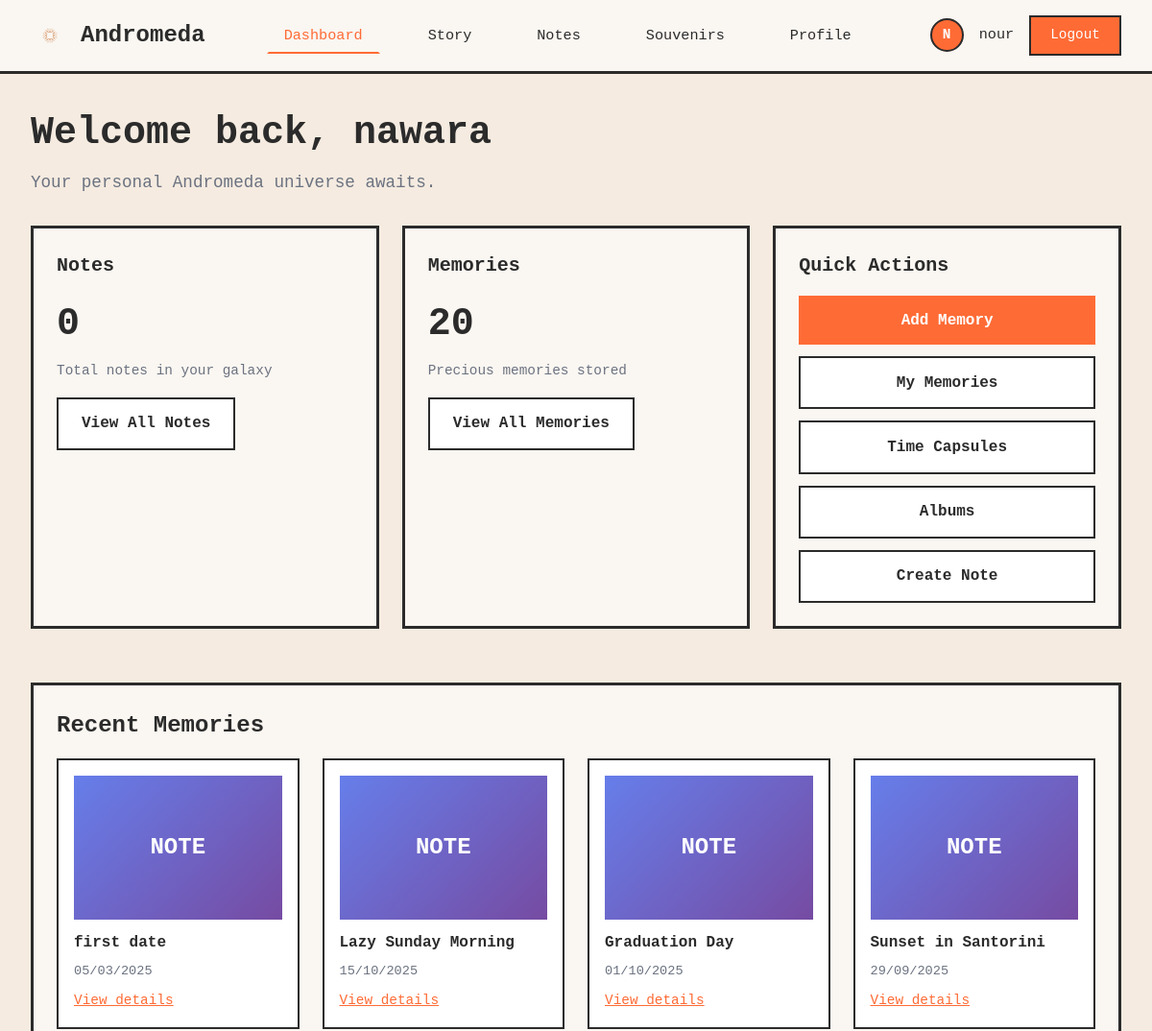
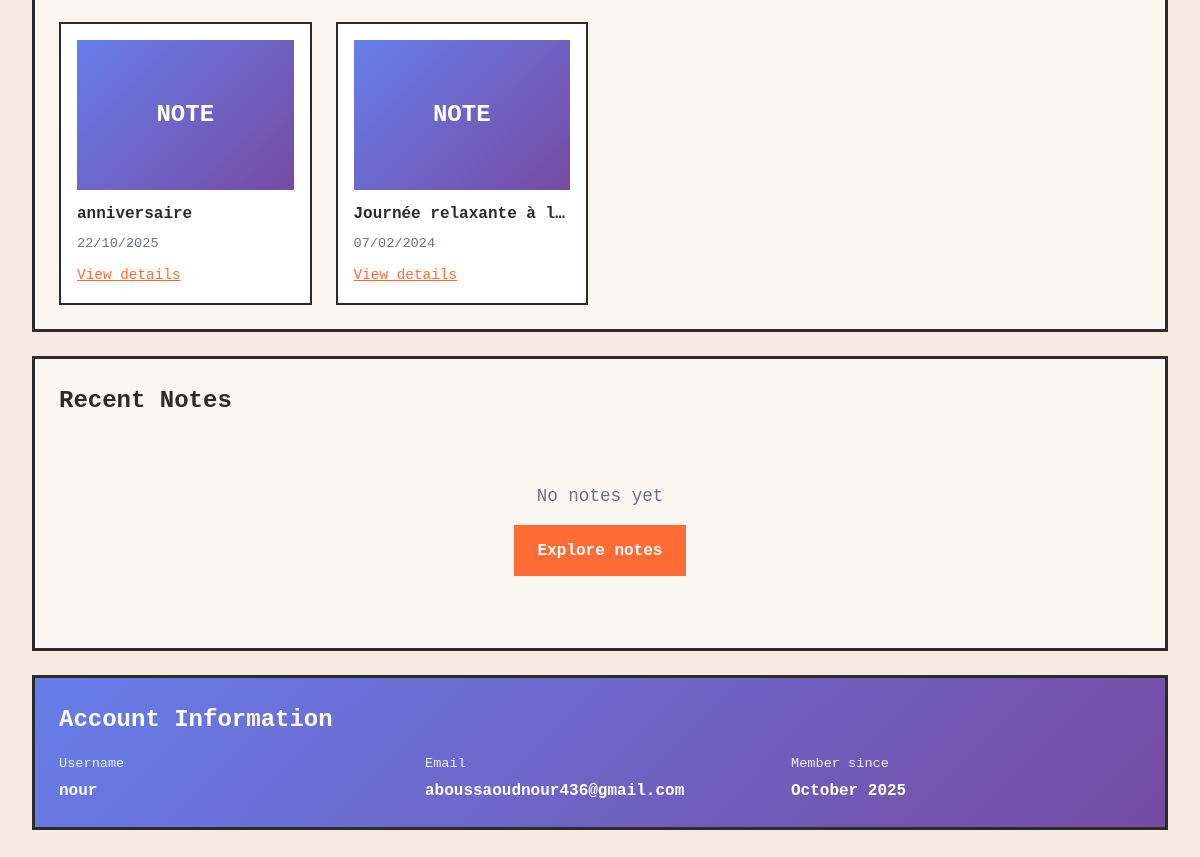
The page /dashboard/ (signed in) on the database its author committed (2 pictures, top to bottom).
### core/models.py (models this page shows, shortened)
class User(AbstractUser):
    avatar_url = models.URLField(blank=True, null=True)
    groups = models.ManyToManyField(
        'auth.Group',
        verbose_name='groups',
        blank=True,
        help_text='The groups this user belongs to.',
        related_name='core_users',
        related_query_name='core_user',
    )
    user_permissions = models.ManyToManyField(
        'auth.Permission',
        verbose_name='user permissions',
        blank=True,
        help_text='Specific permissions for this user.',
        related_name='core_users',
        related_query_name='core_user',
    )

class Souvenir(models.Model):
    EMOTION_CHOICES = [
        ('joy', 'Joy'),
        ('sadness', 'Sadness'),
        ('nostalgia', 'Nostalgia'),
        ('gratitude', 'Gratitude'),
        ('excitement', 'Excitement'),
        ('peace', 'Peace'),
        ('love', 'Love'),
        ('surprise', 'Surprise'),
        ('pride', 'Pride'),
        ('neutral', 'Neutral'),
    ]
    THEME_CHOICES = [
        ('family', 'Family'),
        ('travel', 'Travel'),
        ('work', 'Work'),
        ('friends', 'Friends'),
        ('achievement', 'Achievement'),
        ('celebration', 'Celebration'),
        ('nature', 'Nature'),
        ('learning', 'Learning'),
        ('other', 'Other'),
    ]
    id = models.UUIDField(primary_key=True, default=uuid.uuid4, editable=False)
    utilisateur = models.ForeignKey('User', on_delete=models.CASCADE, related_name='souvenirs')
    titre = models.CharField(max_length=200, help_text="Memory title")
    description = models.TextField(help_text="Detailed description of the memory")
    date_evenement = models.DateField(help_text="Date of the event")
    photo = models.ImageField(upload_to='souvenirs/photos/%Y/%m/', blank=True, null=True)
    video = models.FileField(upload_to='souvenirs/videos/%Y/%m/', blank=True, null=True)
    emotion = models.CharField(max_length=50, choices=EMOTION_CHOICES, default='neutral', help_text="Primary emotion")
    theme = models.CharField(max_length=50, choices=THEME_CHOICES, default='other', help_text="Memory theme")
    lieu = models.CharField(max_length=200, blank=True, default='', help_text="Location of the memory")
    personnes_presentes = models.CharField(max_length=500, blank=True, default='', help_text="People present (comma-separated)")
    tags_personnalises = models.JSONField(default=list, blank=True, help_text="User-defined custom tags")
    is_favorite = models.BooleanField(default=False, help_text="Mark as favorite")
    is_public = models.BooleanField(default=False, help_text="Make publicly visible")
    ai_summary = models.TextField(blank=True, default='', help_text="AI-generated summary")
    ai_emotion_detected = models.CharField(max_length=50, blank=True, default='', help_text="AI-detected emotion")
    ai_tags = models.JSONField(default=list, blank=True, help_text="AI-generated tags")
    ai_analyzed = models.BooleanField(default=False, help_text="Has been analyzed by AI")
    ai_analysis_date = models.DateTimeField(null=True, blank=True, help_text="Date of AI analysis")
    created_at = models.DateTimeField(auto_now_add=True)
    updated_at = models.DateTimeField(auto_now=True)
    class Meta:
        ordering = ['-date_evenement']
        verbose_name = 'Memory'
        verbose_name_plural = 'Memories'
        indexes = [
            models.Index(fields=['-date_evenement']),
            models.Index(fields=['utilisateur', '-created_at']),
            models.Index(fields=['is_favorite']),
        ]

### core/views.py (the view)
# urls.py: path('dashboard/', views.dashboard, name='dashboard'),
@login_required
def dashboard(request):
    notes_count = Note.objects.filter(owner=request.user).count()
    souvenirs_count = Souvenir.objects.filter(utilisateur=request.user).count()
    recent_souvenirs = Souvenir.objects.filter(utilisateur=request.user).order_by('-created_at')[:6]
    recent_notes = Note.objects.filter(owner=request.user).order_by('-created_at')[:5]
    context = {
        'notes_count': notes_count,
        'souvenirs_count': souvenirs_count,
        'recent_souvenirs': recent_souvenirs,
        'recent_notes': recent_notes,
    }
    return render(request, 'core/dashboard.html', context)

### core/templates/core/dashboard.html (shortened to what this page needs)
{% extends "core/dashboard_base.html" %}
{% block content %}
<div style="margin-bottom: 2rem;">
    <h1 style="font-size: 2.5rem; font-weight: bold; margin-bottom: 0.5rem;">Welcome back, {{ user.get_full_name|default:user.username }}</h1>
    <p style="color: var(--text-gray); font-size: 1.1rem;">Your personal Andromeda universe awaits.</p>
</div>
<div style="display: grid; grid-template-columns: repeat(auto-fit, minmax(280px, 1fr)); gap: 1.5rem; margin-bottom: 2rem;">
    <div class="card">
        <div style="display: flex; justify-content: space-between; align-items: start; margin-bottom: 1rem;">
            <h3 style="font-size: 1.25rem; font-weight: bold;">Notes</h3>
        </div>
        <p style="font-size: 2.5rem; font-weight: bold; margin-bottom: 0.5rem;">{{ notes_count }}</p>
        <p style="color: var(--text-gray); font-size: 0.9rem;">Total notes in your galaxy</p>
        <a href="{% url 'core:index' %}" class="btn-secondary" style="margin-top: 1rem; text-align: center;">View All Notes</a>
    </div>
    <div class="card">
        <div style="display: flex; justify-content: space-between; align-items: start; margin-bottom: 1rem;">
            <h3 style="font-size: 1.25rem; font-weight: bold;">Memories</h3>
        </div>
        <p style="font-size: 2.5rem; font-weight: bold; margin-bottom: 0.5rem;">{{ souvenirs_count }}</p>
        <p style="color: var(--text-gray); font-size: 0.9rem;">Precious memories stored</p>
        <a href="{% url 'core:liste_souvenirs' %}" class="btn-secondary" style="margin-top: 1rem; text-align: center;">View All Memories</a>
    </div>
    <div class="card">
        <div style="display: flex; justify-content: space-between; align-items: start; margin-bottom: 1rem;">
            <h3 style="font-size: 1.25rem; font-weight: bold;">Quick Actions</h3>
        </div>
        <div style="display: flex; flex-direction: column; gap: 0.75rem;">
            <a href="{% url 'core:ajouter_souvenir' %}" class="btn-primary" style="text-align: center;">Add Memory</a>
            <a href="{% url 'core:memories_dashboard' %}" class="btn-secondary" style="text-align: center;">My Memories</a>
            <a href="{% url 'core:liste_capsules' %}" class="btn-secondary" style="text-align: center;">Time Capsules</a>
            <a href="{% url 'core:liste_albums' %}" class="btn-secondary" style="text-align: center;">Albums</a>
            <a href="{% url 'core:index' %}" class="btn-secondary" style="text-align: center;">Create Note</a>
        </div>
    </div>
</div>
<div class="card">
    <h2 class="card-title">Recent Memories</h2>
    {% if recent_souvenirs %}
        <div style="display: grid; grid-template-columns: repeat(auto-fill, minmax(250px, 1fr)); gap: 1.5rem;">
            {% for souvenir in recent_souvenirs %}
                <div style="border: 2px solid var(--border-color); padding: 1rem; background: white;">
                    {% if souvenir.photo %}
                        <img src="{{ souvenir.photo.url }}" alt="{{ souvenir.titre }}" style="width: 100%; height: 150px; object-fit: cover; margin-bottom: 0.75rem;">
                    {% else %}
                        <div style="width: 100%; height: 150px; background: linear-gradient(135deg, #667eea 0%, #764ba2 100%); display: flex; align-items: center; justify-content: center; margin-bottom: 0.75rem;">
                            <span style="font-size: 1.5rem; color: white; font-weight: bold;">{% if souvenir.video %}VIDEO{% else %}NOTE{% endif %}</span>
                        </div>
                    {% endif %}
                    <h4 style="font-weight: bold; margin-bottom: 0.5rem; overflow: hidden; text-overflow: ellipsis; white-space: nowrap;">{{ souvenir.titre }}</h4>
                    <p style="color: var(--text-gray); font-size: 0.85rem; margin-bottom: 0.5rem;">{{ souvenir.date_evenement|date:"d/m/Y" }}</p>
                    <a href="{% url 'core:detail_souvenir' souvenir.id %}" style="color: var(--accent-orange); font-size: 0.9rem; text-decoration: underline;">View details</a>
                </div>
            {% endfor %}
        </div>
    {% else %}
        <div style="text-align: center; padding: 3rem; color: var(--text-gray);">
            <p style="font-size: 1.1rem; margin-bottom: 1rem;">No memories yet</p>
            <a href="{% url 'core:ajouter_souvenir' %}" class="btn-primary" style="display: inline-block;">Create your first memory</a>
        </div>
    {% endif %}
</div>
<div class="card">
    <h2 class="card-title">Recent Notes</h2>
    {% if recent_notes %}
        <div style="display: flex; flex-direction: column; gap: 1rem;">
            {% for note in recent_notes %}
                <div style="border: 2px solid var(--border-color); padding: 1rem; background: white; display: flex; justify-content: space-between; align-items: center;">
                    <div style="flex: 1;">
                        <h4 style="font-weight: bold; margin-bottom: 0.5rem;">{{ note.title }}</h4>
                        <p style="color: var(--text-gray); font-size: 0.9rem;">{{ note.body|truncatewords:20 }}</p>
                        <p style="color: var(--text-gray); font-size: 0.85rem; margin-top: 0.5rem;">{{ note.created_at|date:"d/m/Y H:i" }}</p>
                    </div>
                    <a href="{% url 'core:note_detail' note.id %}" style="color: var(--accent-orange); font-size: 0.9rem; text-decoration: underline; white-space: nowrap; margin-left: 1rem;">View</a>
                </div>
            {% endfor %}
        </div>
    {% else %}
        <div style="text-align: center; padding: 3rem; color: var(--text-gray);">
            <p style="font-size: 1.1rem; margin-bottom: 1rem;">No notes yet</p>
            <a href="{% url 'core:index' %}" class="btn-primary" style="display: inline-block;">Explore notes</a>
        </div>
    {% endif %}
</div>
<div class="card" style="background: linear-gradient(135deg, #667eea 0%, #764ba2 100%); color: white !important; border-color: var(--border-color);">
    <h2 style="font-size: 1.5rem; font-weight: bold; margin-bottom: 1rem; color: white !important;">Account Information</h2>
    <div style="display: grid; grid-template-columns: repeat(auto-fit, minmax(200px, 1fr)); gap: 1rem;">
        <div>
            <p style="font-size: 0.85rem; opacity: 0.9; margin-bottom: 0.25rem; color: white !important;">Username</p>
            <p style="font-weight: bold; color: white !important;">{{ user.username }}</p>
        </div>
        <div>
            <p style="font-size: 0.85rem; opacity: 0.9; margin-bottom: 0.25rem; color: white !important;">Email</p>
            <p style="font-weight: bold; color: white !important;">{{ user.email|default:"Not set" }}</p>
        </div>
        <div>
            <p style="font-size: 0.85rem; opacity: 0.9; margin-bottom: 0.25rem; color: white !important;">Member since</p>
            <p style="font-weight: bold; color: white !important;">{{ user.date_joined|date:"F Y" }}</p>
        </div>
    </div>
</div>
{% endblock %}

### core/templates/core/dashboard_base.html (shortened to what this page needs)
<!doctype html>
{% load static %}
<html lang="en">
<head>
    <script src="https://cdn.tailwindcss.com"></script>
</head>
<body>
    <nav class="navbar">
        <a href="{% url 'core:dashboard' %}" class="navbar-brand">
            <img src="{% static 'assets/logo.png' %}" alt="Andromeda Logo" onerror="this.style.display='none';">
            Andromeda
        </a>
        <ul class="navbar-menu" id="navbarMenu">
            <li><a href="{% url 'core:dashboard' %}" class="{% if request.resolver_match.url_name == 'dashboard' %}active{% endif %}">Dashboard</a></li>
            <li><a href="{% url 'core:story_inspiration' %}" class="{% if request.resolver_match.url_name == 'story_inspiration' %}active{% endif %}">Story</a></li>
            <li><a href="{% url 'core:index' %}" class="{% if request.resolver_match.url_name == 'index' %}active{% endif %}">Notes</a></li>
            <li><a href="{% url 'core:memories_dashboard' %}" class="{% if request.resolver_match.url_name == 'memories_dashboard' %}active{% endif %}">Souvenirs</a></li>
            <li><a href="{% url 'core:profile' %}" class="{% if request.resolver_match.url_name == 'profile' %}active{% endif %}">Profile</a></li>
        </ul>
        <div class="navbar-user">
            {% if user.is_authenticated %}
                <div class="navbar-avatar">{{ user.username|slice:":1"|upper }}</div>
                <span class="navbar-username">{{ user.username }}</span>
                <a href="{% url 'logout' %}" class="btn-logout">Logout</a>
            {% else %}
                <a href="{% url 'login' %}" class="btn-logout">Login</a>
            {% endif %}
        </div>
    </nav>
    <div class="dashboard-container">
        {% block content %}{% endblock %}
    </div>
</body>
</html>

### core/templates/core/dashboard_base.html (style rules this page uses)
:root { --page-bg: #f5ebe0; --panel-bg: #faf6f1; --border-color: #2b2b2b; --accent-orange: #ff6b35; --text-dark: #2b2b2b; --text-gray: #6b7280; --separator-color: #d4c5b9; }
* { margin: 0; padding: 0; box-sizing: border-box; }
html { font-size: 16px; scroll-behavior: smooth; }
body { background: var(--page-bg) !important; color: var(--text-dark) !important; font-family: 'Courier New', monospace; -webkit-font-smoothing: antialiased; min-height: 100vh; }
.navbar { background: var(--panel-bg); border-bottom: 3px solid var(--border-color); padding: 1rem 2rem; display: flex; align-items: center; justify-content: space-between; position: sticky; top: 0; z-index: 1000; }
.navbar-brand { display: flex; align-items: center; gap: 0.75rem; font-size: 1.5rem; font-weight: bold; color: var(--text-dark); text-decoration: none; }
.navbar-brand img { width: 40px; height: 40px; object-fit: contain; }
.navbar-menu { display: flex; align-items: center; gap: 2rem; list-style: none; }
.navbar-menu a { color: var(--text-dark); text-decoration: none; font-size: 0.95rem; transition: color 0.2s ease; padding: 0.5rem 1rem; border: 2px solid transparent; }
.navbar-menu a.active { color: var(--accent-orange); border-bottom: 2px solid var(--accent-orange); }
.navbar-user { display: flex; align-items: center; gap: 1rem; }
.navbar-avatar { width: 35px; height: 35px; border-radius: 50%; background: var(--accent-orange); color: white; display: flex; align-items: center; justify-content: center; font-weight: bold; font-size: 0.9rem; border: 2px solid var(--border-color); }
.navbar-username { font-size: 0.95rem; color: var(--text-dark); }
.btn-logout { padding: 0.5rem 1.25rem; background: var(--accent-orange); color: white; border: 2px solid var(--border-color); cursor: pointer; font-family: 'Courier New', monospace; font-size: 0.9rem; transition: opacity 0.2s ease; text-decoration: none; display: inline-block; }
.dashboard-container { max-width: 1400px; margin: 0 auto; padding: 2rem; }
.card { background: var(--panel-bg); border: 3px solid var(--border-color); padding: 1.5rem; margin-bottom: 1.5rem; }
.card-title { font-size: 1.5rem; font-weight: bold; margin-bottom: 1rem; color: var(--text-dark); }
.btn-primary { padding: 0.85rem 1.5rem; background: var(--accent-orange); color: white; border: none; cursor: pointer; font-weight: bold; font-family: 'Courier New', monospace; font-size: 1rem; transition: opacity 0.2s ease; text-decoration: none; display: inline-block; }
.btn-secondary { padding: 0.85rem 1.5rem; background: white; color: var(--text-dark); border: 2px solid var(--border-color); cursor: pointer; font-weight: bold; font-family: 'Courier New', monospace; font-size: 1rem; transition: background 0.2s ease; text-decoration: none; display: inline-block; }

### rows shown on the page
User: username "N", username "nour", get_full_name "nawara", email "aboussaoudnour436@gmail.com", date_joined "October 2025"
Souvenir: photo "NOTE", titre "first date", date_evenement "05/03/2025"
Souvenir: photo "NOTE", titre "Lazy Sunday Morning", date_evenement "15/10/2025"
Souvenir: photo "NOTE", titre "Graduation Day", date_evenement "01/10/2025"
Souvenir: photo "NOTE", titre "Sunset in Santorini", date_evenement "29/09/2025"
Souvenir: photo "NOTE", titre "anniversaire", date_evenement "22/10/2025"
Souvenir: photo "NOTE", titre "Journée relaxante à l…", date_evenement "07/02/2024"

### other values the page prints
{{ notes_count }} "0"
{{ souvenirs_count }} "20"
